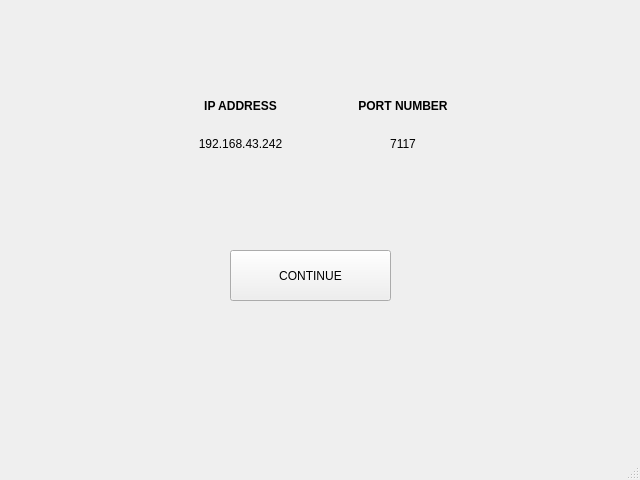
<?xml version="1.0" encoding="UTF-8"?>
<ui version="4.0">
 <class>network_frame</class>
 <widget class="QMainWindow" name="network_frame">
  <property name="geometry">
   <rect>
    <x>0</x>
    <y>0</y>
    <width>640</width>
    <height>480</height>
   </rect>
  </property>
  <property name="windowTitle">
   <string>NETWORK SETUP</string>
  </property>
  <widget class="QWidget" name="centralwidget">
   <widget class="QWidget" name="layoutWidget">
    <property name="geometry">
     <rect>
      <x>150</x>
      <y>90</y>
      <width>331</width>
      <height>70</height>
     </rect>
    </property>
    <layout class="QGridLayout" name="gridLayout">
     <property name="sizeConstraint">
      <enum>QLayout::SetDefaultConstraint</enum>
     </property>
     <property name="leftMargin">
      <number>12</number>
     </property>
     <item row="0" column="1">
      <widget class="QLabel" name="label_2">
       <property name="minimumSize">
        <size>
         <width>150</width>
         <height>0</height>
        </size>
       </property>
       <property name="font">
        <font>
         <weight>75</weight>
         <bold>true</bold>
        </font>
       </property>
       <property name="text">
        <string>PORT NUMBER</string>
       </property>
       <property name="alignment">
        <set>Qt::AlignCenter</set>
       </property>
      </widget>
     </item>
     <item row="1" column="0">
      <widget class="QLabel" name="address_label">
       <property name="minimumSize">
        <size>
         <width>150</width>
         <height>0</height>
        </size>
       </property>
       <property name="layoutDirection">
        <enum>Qt::LeftToRight</enum>
       </property>
       <property name="text">
        <string>192.168.43.242</string>
       </property>
       <property name="alignment">
        <set>Qt::AlignCenter</set>
       </property>
      </widget>
     </item>
     <item row="1" column="1">
      <widget class="QLabel" name="port_label">
       <property name="minimumSize">
        <size>
         <width>150</width>
         <height>0</height>
        </size>
       </property>
       <property name="layoutDirection">
        <enum>Qt::LeftToRight</enum>
       </property>
       <property name="autoFillBackground">
        <bool>false</bool>
       </property>
       <property name="text">
        <string>7117</string>
       </property>
       <property name="alignment">
        <set>Qt::AlignCenter</set>
       </property>
      </widget>
     </item>
     <item row="0" column="0">
      <widget class="QLabel" name="label">
       <property name="minimumSize">
        <size>
         <width>150</width>
         <height>0</height>
        </size>
       </property>
       <property name="font">
        <font>
         <weight>75</weight>
         <bold>true</bold>
        </font>
       </property>
       <property name="text">
        <string>IP ADDRESS</string>
       </property>
       <property name="alignment">
        <set>Qt::AlignCenter</set>
       </property>
      </widget>
     </item>
    </layout>
   </widget>
   <widget class="QPushButton" name="pushButton">
    <property name="geometry">
     <rect>
      <x>230</x>
      <y>250</y>
      <width>161</width>
      <height>51</height>
     </rect>
    </property>
    <property name="text">
     <string>CONTINUE</string>
    </property>
   </widget>
  </widget>
  <widget class="QMenuBar" name="menubar">
   <property name="geometry">
    <rect>
     <x>0</x>
     <y>0</y>
     <width>640</width>
     <height>22</height>
    </rect>
   </property>
  </widget>
  <widget class="QStatusBar" name="statusbar"/>
 </widget>
 <resources/>
 <connections/>
</ui>
